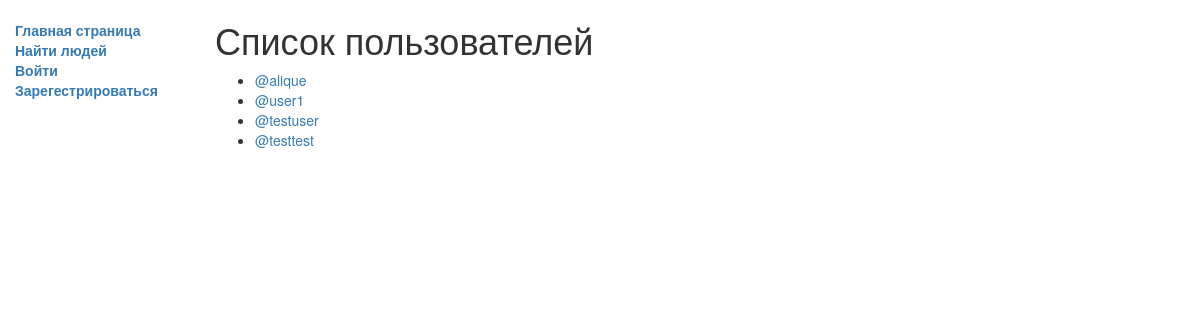
Before: /blog/authors/ with the older database file.
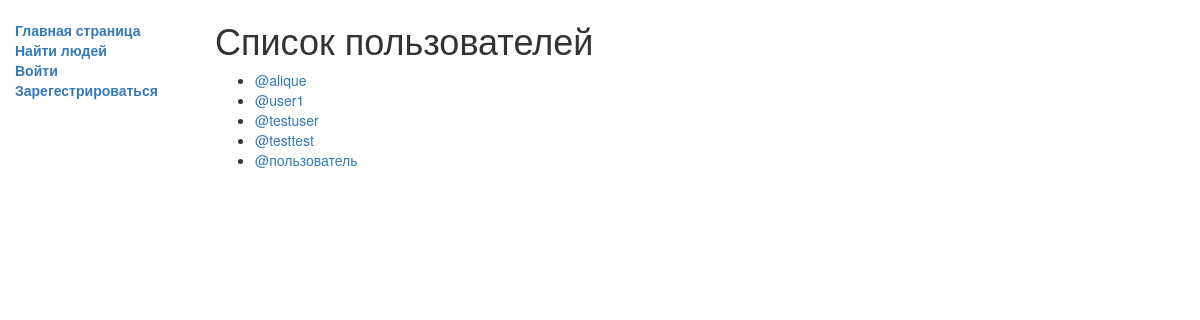
After: the same page with the newer database file.
### blog/models.py (models this page shows, shortened)
class CustomUser(AbstractUser):
    username = models.CharField(max_length=32, unique=True, help_text='Никнейм')
    email = models.EmailField(max_length=32, help_text='Электронная почта')
    first_name = models.CharField(max_length=32, help_text='Имя')
    last_name = models.CharField(max_length=32, help_text='Фамилия')
    avatar = models.ImageField('profile avatar', null=True, upload_to=f'uploads/{username}/', help_text='Аватар')

### blog/views.py (the view)
# urls.py: re_path(r'authors/$', views.UserListView.as_view(), name='users'),
class UserListView(ListView):
    model = models.CustomUser
    context_object_name = 'user_list'
    template_name = 'blog/users.html'
    def get_queryset(self):
        return models.CustomUser.objects.all()

### blog/templates/blog/users.html
{% extends "base_generic.html" %}
{% block content %}
<h1>Список пользователей</h1>
<ul class="userlist">
    {% for usr in user_list %}
    {% if usr.last_name and usr.first_name %}
    <li><a href="{% url 'user-detail' usr.username %}">@{{usr.username}} | {{usr.last_name}} {{usr.first_name}}</a></li>
    {%else%}
    <li><a href="{% url 'user-detail' usr.username %}">@{{usr.username}}</a></li>
    {%endif%}
    {%endfor%}
</ul>
{%endblock%}

Changed rows visible on the page:
added CustomUser: username "пользователь"
